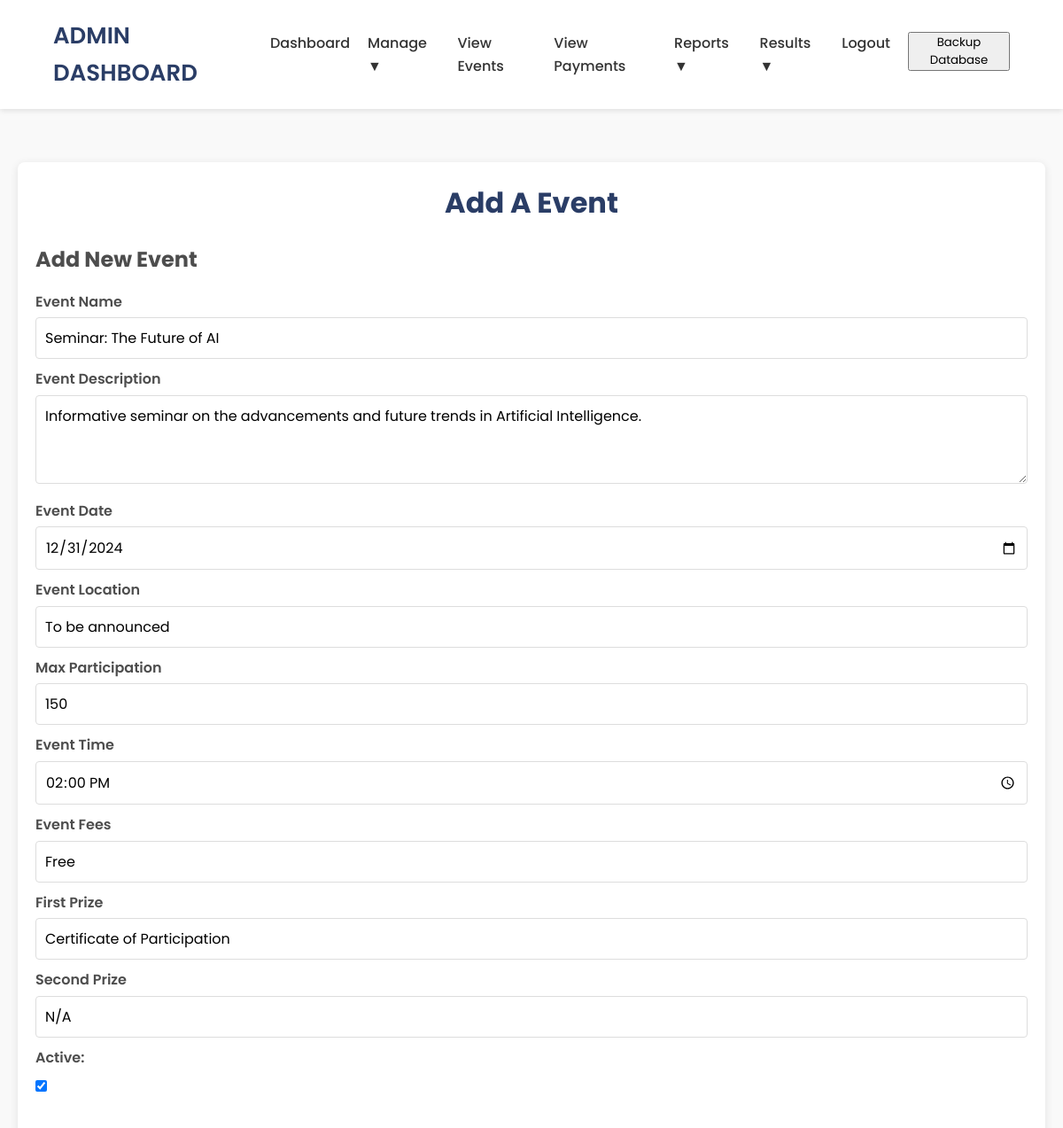
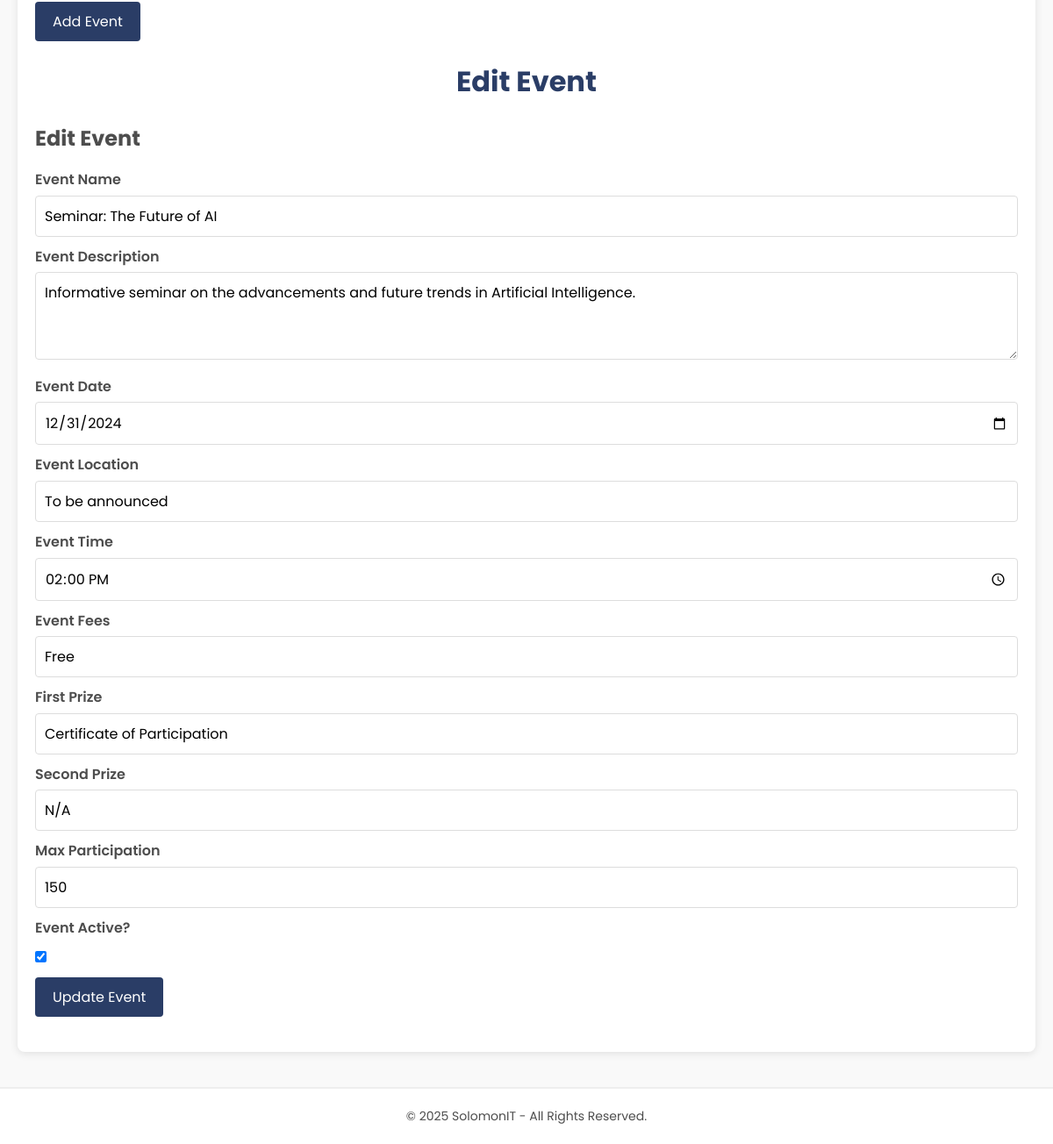
Page /manage_events.php?edit=67 (signed in) on the committed database (2 pictures, top to bottom).
### tables this page shows
CREATE TABLE `event_master` (
  `event_id` int NOT NULL AUTO_INCREMENT,
  `event_name` text,
  `event_date` text,
  `event_location` text,
  `event_time` text,
  `event_description` text NOT NULL,
  `f_prize` varchar(255) NOT NULL,
  `s_prize` varchar(255) NOT NULL,
  `event_price` varchar(255) NOT NULL,
  `max_par` int NOT NULL,
  `is_active` tinyint(1) NOT NULL DEFAULT '1',
  PRIMARY KEY (`event_id`)
);

### manage_events.php (the view, shortened to what this page needs)
<?php
include "config.php";
if (isset($_GET['edit'])) {
    $event_id = intval($_GET['edit']);
    $sql = "SELECT * FROM event_master WHERE event_id = ?";
    $stmt = mysqli_prepare($conn, $sql);
    if ($stmt) {
        mysqli_stmt_bind_param($stmt, 'i', $event_id);
        mysqli_stmt_execute($stmt);
        $result = mysqli_stmt_get_result($stmt);
        if ($event = mysqli_fetch_assoc($result)) {
            $name = $event['event_name'];
            $desc = $event['event_description'];
            $date = $event['event_date'];
            $loc = $event['event_location'];
            $time = $event['event_time'];
            $price = $event['event_price'];
            $f_prize = $event['f_prize'];
            $s_prize = $event['s_prize'];
            $max_par = $event['max_par'];
            $is_active = $event['is_active'];
        } else {
            echo "Event not found.";
            exit();
        }
    } else {
        echo "Database error.";
        exit();
    }
}
?>
<!DOCTYPE html>
<html lang="en">
<head>
</head>
<body>
<?php include "admin_navbar.php"; ?>
    <section class="dashboard">
        <div class="main-content">
            <center>
                <h2 class="hero-title">Add A Event</h2>
            </center>
            <div class="event-form">
                <h3>Add New Event</h3>
                <form method="POST" action="" enctype="multipart/form-data">
                    <div class="form-group">
                        <label for="event_name">Event Name</label>
                        <input type="text" name="event_name" required value="<?php echo isset($name) ? htmlspecialchars($name) : ''; ?>">
                    </div>
                    <div class="form-group">
                        <label for="event_description">Event Description</label>
                        <textarea name="event_description" required><?php echo isset($desc) ? htmlspecialchars($desc) : ''; ?></textarea>
                    </div>
                    <div class="form-group">
                        <label for="event_date">Event Date</label>
                        <input type="date" name="event_date" required value="<?php echo isset($date) ? htmlspecialchars($date) : ''; ?>">
                    </div>
                    <div class="form-group">
                        <label for="event_location">Event Location</label>
                        <input type="text" name="event_location" required value="<?php echo isset($loc) ? htmlspecialchars($loc) : ''; ?>">
                    </div>
                     <div class="form-group">
                        <label for="event_par">Max Participation</label>
                        <input type="number" name="event_par" required value="<?php echo isset($max_par) ? htmlspecialchars($max_par) : ''; ?>">
                    </div>
                    <div class="form-group">
                        <label for="event_time">Event Time</label>
                        <input type="time" name="event_time" required value="<?php echo isset($time) ? htmlspecialchars($time) : ''; ?>">
                    </div>
                    <div class="form-group">
                        <label for="event_price">Event Fees</label>
                        <input type="text" name="event_price" required value="<?php echo isset($price) ? htmlspecialchars($price) : ''; ?>">
                    </div>
                    <div class="form-group">
                        <label for="f_prize">First Prize</label>
                        <input type="text" name="f_prize" required value="<?php echo isset($f_prize) ? htmlspecialchars($f_prize) : ''; ?>">
                    </div>
                    <div class="form-group">
                        <label for="s_prize">Second Prize</label>
                        <input type="text" name="s_prize" required value="<?php echo isset($s_prize) ? htmlspecialchars($s_prize) : ''; ?>">
                    </div>
                     <div class="form-group">
                        <label for="is_active">Active:</label>
                        <input type="checkbox" id="is_active" name="is_active" value="1" checked><br><br>
                    </div>
                    <div class="form-group">
                        <button type="submit" name="add_event">Add Event</button>
                    </div>
                </form>
            </div>
            <?php if (isset($_GET['edit'])):
                 $event_id = intval($_GET['edit']);
                $sql = "SELECT * FROM event_master WHERE event_id = ?";
                $stmt = mysqli_prepare($conn, $sql);
                if ($stmt) {
                    mysqli_stmt_bind_param($stmt, 'i', $event_id);
                    mysqli_stmt_execute($stmt);
                    $result = mysqli_stmt_get_result($stmt);
                    if ($event = mysqli_fetch_assoc($result)) {
                         $name = htmlspecialchars($event['event_name']);
                         $desc = htmlspecialchars($event['event_description']);
                         $date = htmlspecialchars($event['event_date']);
                         $loc = htmlspecialchars($event['event_location']);
                         $time = htmlspecialchars($event['event_time']);
                         $price = htmlspecialchars($event['event_price']);
                         $f_prize = htmlspecialchars($event['f_prize']);
                         $s_prize = htmlspecialchars($event['s_prize']);
                         $max_par = htmlspecialchars($event['max_par']);
                         $is_active = htmlspecialchars($event['is_active']);
                    } else {
                        echo "Event not found.";
                        exit();
                    }
                } else {
                    echo "Database error.";
                    exit();
                }
              ?>
                <center>
                    <h2 class="hero-title">Edit Event</h2>
                </center>
                <div class="event-form">
                    <h3>Edit Event</h3>
                    <form method="POST" action="">
                        <div class="form-group">
                            <label for="event_name">Event Name</label>
                            <input type="text" name="event_name" value="<?php echo isset($name) ? htmlspecialchars($name) : ''; ?>" required>
                        </div>
                        <div class="form-group">
                            <label for="event_description">Event Description</label>
                            <textarea name="event_description" required><?php echo isset($desc) ? htmlspecialchars($desc) : ''; ?></textarea>
                        </div>
                        <div class="form-group">
                            <label for="event_date">Event Date</label>
                            <input type="date" name="event_date" value="<?php echo isset($date) ? htmlspecialchars($date) : ''; ?>" required>
                        </div>
                        <div class="form-group">
                            <label for="event_location">Event Location</label>
                            <input type="text" name="event_location" value="<?php echo isset($loc) ? htmlspecialchars($loc) : ''; ?>" required>
                        </div>
                        <div class="form-group">
                            <label for="event_time">Event Time</label>
                            <input type="time" name="event_time" value="<?php echo isset($time) ? htmlspecialchars($time) : ''; ?>" required>
                        </div>
                        <div class="form-group">
                            <label for="event_price">Event Fees</label>
                            <input type="text" name="event_price" value="<?php echo isset($price) ? htmlspecialchars($price) : ''; ?>" required>
                        </div>
                        <div class="form-group">
                            <label for="f_prize">First Prize</label>
                            <input type="text" name="f_prize" value="<?php echo isset($f_prize) ? htmlspecialchars($f_prize) : ''; ?>" required>
                        </div>
                        <div class="form-group">
                            <label for="s_prize">Second Prize</label>
                            <input type="text" name="s_prize" value="<?php echo isset($s_prize) ? htmlspecialchars($s_prize) : ''; ?>" required>
                        </div>
                         <div class="form-group">
                            <label for="event_par">Max Participation</label>
                            <input type="number" name="event_par" value="<?php echo isset($max_par) ? htmlspecialchars($max_par) : ''; ?>" required>
                        </div>
                            <div class="form-group">
                            <label for="is_active">Event Active?</label>
                            <input type="checkbox" name="is_active" value="1" <?php echo isset($is_active) && $is_active == 1 ? 'checked' : ''; ?>>
                        </div>
                        <div class="form-group">
                            <button type="submit" name="update_event">Update Event</button>
                        </div>
                    </form>
                </div>
            <?php endif; ?>
        </div>
    </section>
    <footer>
        <p>© 2025 SolomonIT - All Rights Reserved.</p>
    </footer>
</body>
</html>

### admin_navbar.php (style rules this page uses)
* { margin: 0; padding: 0; box-sizing: border-box; font-family: 'Poppins', sans-serif; }

### manage_events.php (style rules this page uses)
* { margin: 0; padding: 0; box-sizing: border-box; font-family: 'Poppins', sans-serif; }
body { background-color: #f9f9f9; color: #4d4d4d; font-size: 16px; line-height: 1.6; min-height: 100vh; display: flex; flex-direction: column; }
.dashboard { flex: 1; padding: 20px; margin-top: 40px; }
.main-content { background-color: #fff; box-shadow: 0 2px 10px rgba(0, 0, 0, 0.1); padding: 20px; border-radius: 8px; }
.hero-title { font-size: 2rem; font-weight: 700; margin-bottom: 20px; color: #2a3d66; }
.event-form { margin-bottom: 20px; }
.event-form h3 { font-size: 1.5rem; margin-bottom: 15px; }
.form-group { margin-bottom: 10px; }
.form-group label { display: block; font-weight: 600; margin-bottom: 5px; }
.form-group input[type="text"], .form-group input[type="date"], .form-group input[type="time"], .form-group input[type="number"], .form-group textarea { width: 100%; padding: 10px; border: 1px solid #ddd; border-radius: 4px; font-size: 16px; }
.form-group textarea { resize: vertical; height: 100px; }
.form-group button { padding: 10px 20px; background-color: #2a3d66; color: #fff; border: none; border-radius: 4px; font-size: 16px; cursor: pointer; transition: background-color 0.3s ease; }
.form-group input[type="checkbox"] { margin-top: 8px; }
footer { background-color: #fff; padding: 20px; text-align: center; font-size: 14px; margin-top: 20px; border-top: 2px solid #eee; }
footer p { margin: 0; }

### rows in the picture
event_master: event_name "Seminar: The Future of AI", event_description "Informative seminar on the advancements and future trends in Artificial Intelligence.", event_date "12/31/2024", event_location "To be announced", event_par "150", event_time "14:00:00", event_price "Free", f_prize "Certificate of Participation", s_prize "N/A", is_active "☑"
